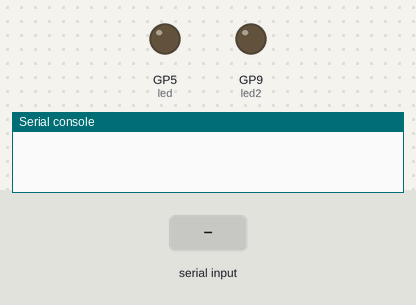
A program run on a simulated Raspberry Pi Pico running MicroPython. Shown: output pins drawn as LEDs (lit = HIGH), the last lines printed to the serial console. The test bench sets the inputs (shaded band). At 2.3 s the program stops and its outputs stay as they are.

Above: at 1.2 s.
1.3 s: "1" typed at the serial console, then Enter
At 1.8 s:
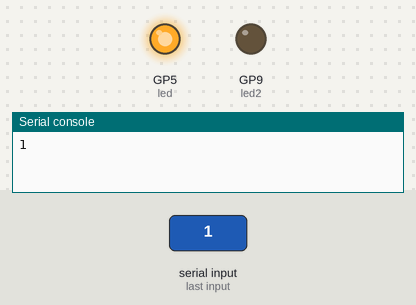
Timing chart, 0 to 3.8 s (numbered marks = the images above; inputs shaded):
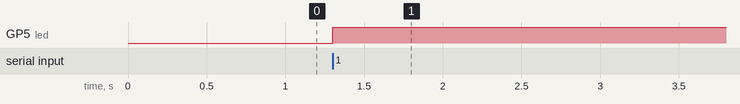

The program:

pico.py
```python
from time import sleep
from machine import Pin

#create LED object from pin2,Set Pin2 to output
led=Pin(5,Pin.OUT)
led2=Pin(9,Pin.OUT)
A = input()

if A == '1':
    led.value(1)
    sleep(1)
if A == '2':
    led2.value(1)
    sleep(1)
if A == '3':
    led.value(1)
    led2.value(1)
    sleep(1)
if A == '0':
    led.value(0)
    led2.value(0)
```

Measured:
- after the input at 1.3 s, GP5 (led): LOW → HIGH at once
